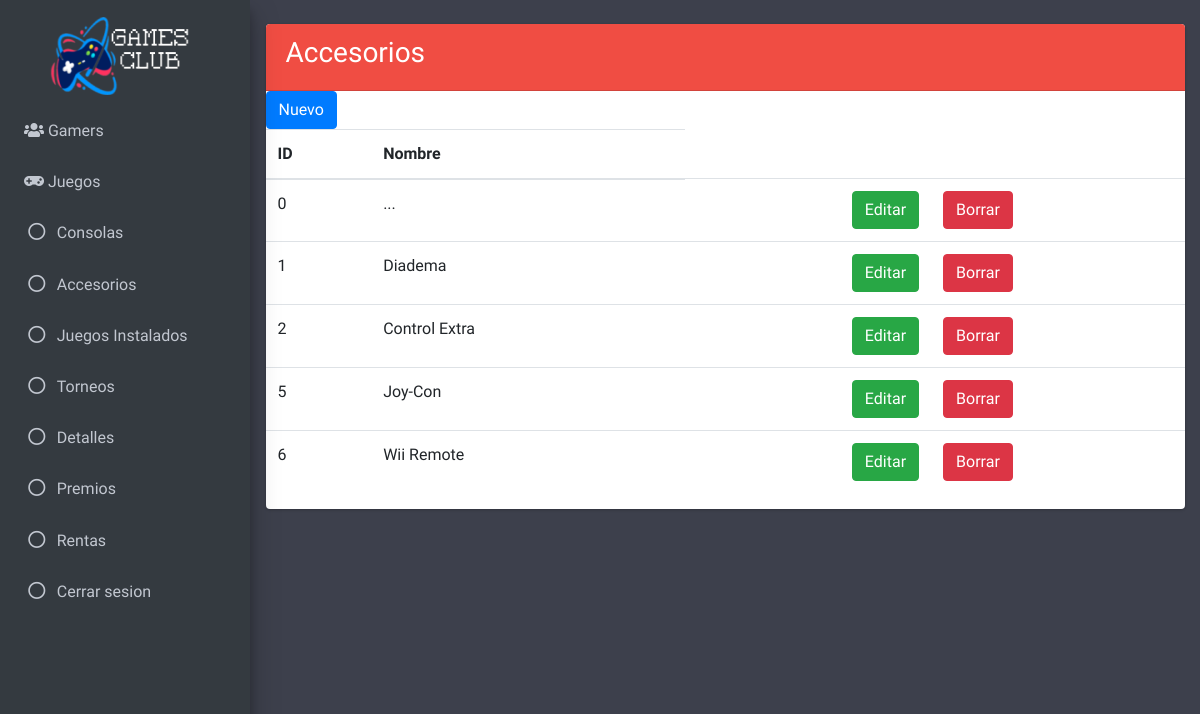
Page /vistas/admin_cAccesorio.php (signed in) on the earlier database version.
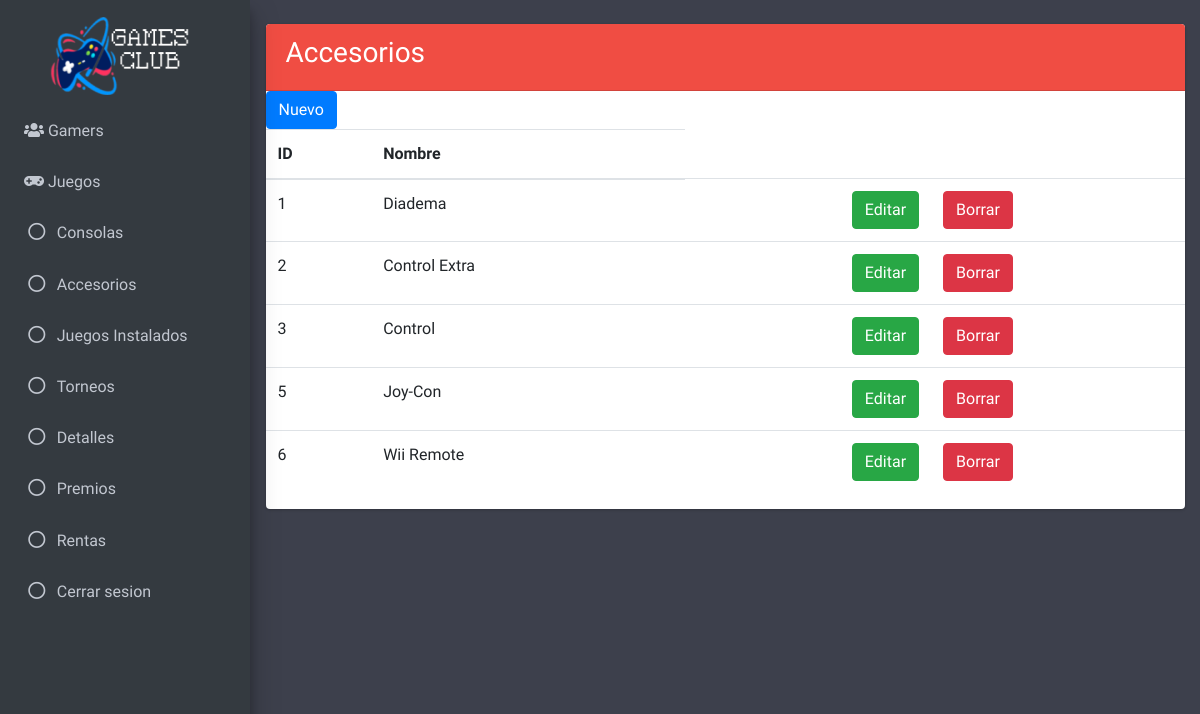
Same page on the later database version.
### tables this page shows
CREATE TABLE `accesorio` (
  `id_accesorio` int(11) NOT NULL,
  `nombre` varchar(30) NOT NULL
);

### modelos/selectTables.php (called while the page is built, shortened)
<?php
  include_once "../controladores/conexion.php";
  $getAdminAccesorio = $BD -> query("SELECT id_accesorio, nombre FROM accesorio");
  $resultadoAdminAccesorio = $getAdminAccesorio -> fetchAll(PDO::FETCH_OBJ);
?>

### vistas/admin_cAccesorio.php (the view, shortened to what the changed rows need)
<?php
include_once '../modelos/selectTables.php';
?>
<!DOCTYPE html>
<html>
<head>
  <link rel="stylesheet" href="plugins/fontawesome-free/css/all.min.css">
  <link rel="stylesheet" href="https://code.ionicframework.com/ionicons/2.0.1/css/ionicons.min.css">
  <link rel="stylesheet" href="plugins/tempusdominus-bootstrap-4/css/tempusdominus-bootstrap-4.min.css">
  <link rel="stylesheet" href="plugins/icheck-bootstrap/icheck-bootstrap.min.css">
  <link rel="stylesheet" href="plugins/jqvmap/jqvmap.min.css">
  <link rel="stylesheet" href="css/adminlte.min.css">
  <link rel="stylesheet" href="plugins/overlayScrollbars/css/OverlayScrollbars.min.css">
  <link rel="stylesheet" href="plugins/daterangepicker/daterangepicker.css">
  <link rel="stylesheet" href="plugins/summernote/summernote-bs4.css">
</head>
<body class="hold-transition sidebar-mini layout-fixed" style="background-color: #3D404C">
  <div class="wrapper">
    <div class="content-wrapper" style="background-color: #3D404C;">
      <br>
      <section class="content">
        <div class="container-fluid">
          <div class="row">
            <div class="col-md-12">
              <div class="card card-primary">
                <form class="" action="index.html" method="post">
                  <div class="crudAdmin" align="center">
                    <table class="table table-hover">
                      <thead>
                        <tr>
                          <th>ID</th>
                          <th>Nombre</th>
                        </tr>
                      </thead>
                      <tbody>
                        <?php foreach ($resultadoAdminAccesorio as $resultadoAdminAccesorio){ ?>
                        <?php $identificador = $resultadoAdminAccesorio -> id_accesorio ?>
                        <tr>
                        <td><?php echo $resultadoAdminAccesorio -> id_accesorio ?></td>
                        <td><?php echo $resultadoAdminAccesorio -> nombre ?></td>
                        <td align="right">
                        <form action="editAccesorio.php" method="post">
                        <button class="btn btn-success" type="submit" name="editar"
                        value="<?php echo htmlspecialchars($identificador); ?>">Editar
                        </button>
                        </form>
                        </td>
                        <td>
                        <form method="post" action="../controladores/borrar_Accesorio.php">
                        <button type="submit" class="btn btn-danger" name="id"
                        value="<?php echo htmlspecialchars($identificador); ?>">Borrar
                        </button>
                        </form>
                        </td>
                        </tr>
                        <?php } ?>
                      </tbody>
                    </table>
                  </div>
                </form>
            </div>
          </div>
        </div>
      </div>
    </section>
  </div>
</body>
</html>

Differences in the rows shown:
removed accesorio: id_accesorio "0", nombre "..."
added accesorio: id_accesorio "3", nombre "Control"
